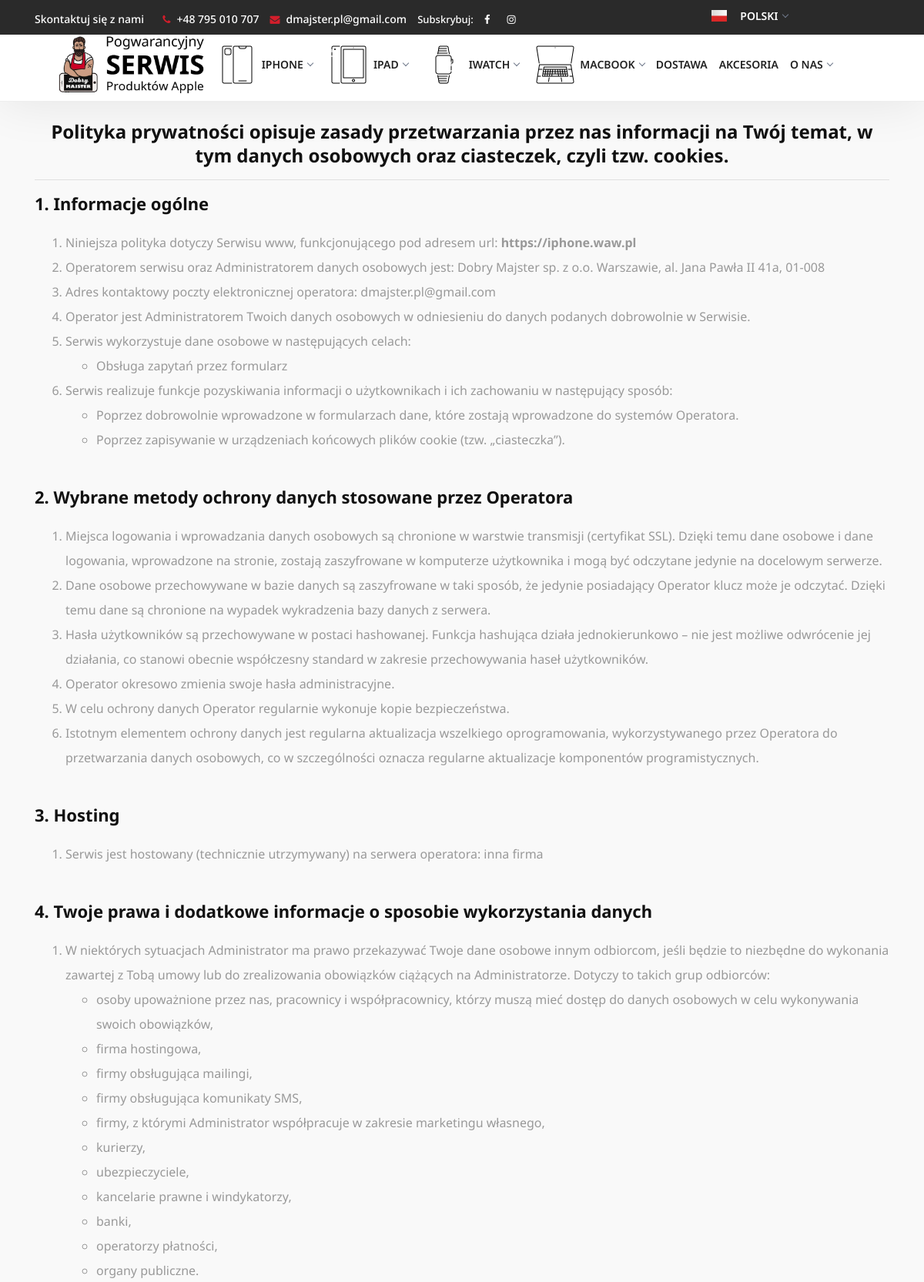
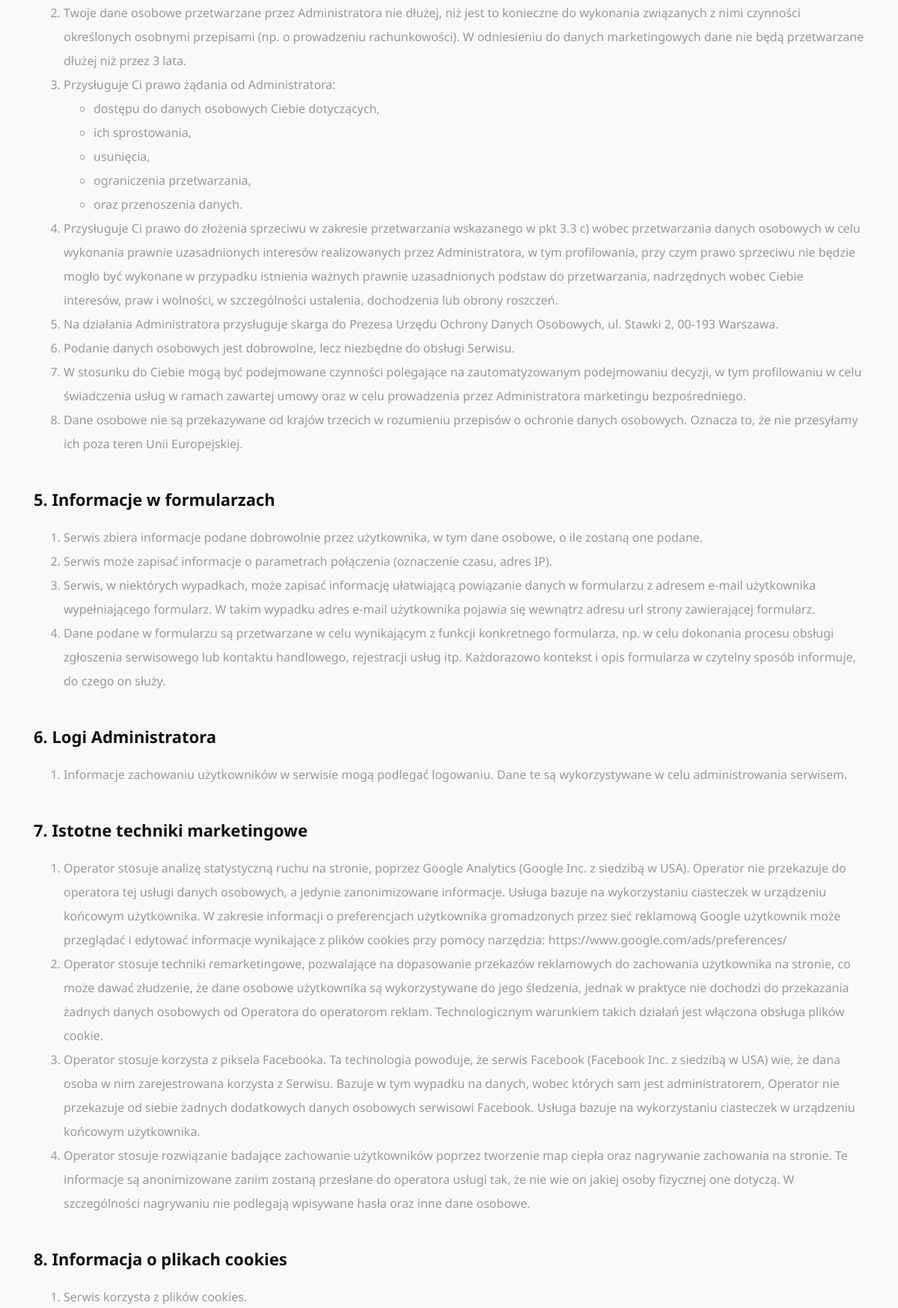
Page /polityka-prywatnosci (upper part) on the committed database (2 pictures, top to bottom).
### main/models.py (models this page shows, shortened)
class Category(models.Model):
    name = models.CharField('Kategoria', help_text='Nazwa urządzenia w menu',  max_length=200)
    device_icon = models.ImageField('Ikona urządzenia', help_text='Obrazek urządzenia w menu',  blank=True, null=True, upload_to='icon_menu')
    slug = models.SlugField(default='slug', unique=True)
    def __str__(self):
        return self.name
    class Meta:
        verbose_name = 'Kategoria'
        verbose_name_plural = 'Kategorie'

### main/views.py (the view)
# urls.py: path('polityka-prywatnosci', views.privacy_policy, name="privacy-policy"),
def privacy_policy(request):
    return render_tamplate('main/privacy_policy.html', {}, request)

### main/templates/main/privacy_policy.html (shortened to what this page needs)
{% extends 'main/base/base.html' %}
{% load static %}
{% load i18n %}
{% load thumbnail %}
{% block content %}
<section class="section-block-grey">
    <div class="container privacy_policy">
        <h1 class="text-center">{% trans "Polityka prywatności opisuje zasady przetwarzania przez nas informacji na Twój temat, w tym danych osobowych oraz ciasteczek, czyli tzw. cookies." %}</h1>
        <hr>
        <div class="privacy_item">
            <h2 class="text-left">{%  trans "1. Informacje ogólne" %}</h2>
            <ul class="privacy_list">
                <li><p>{%  trans "Niniejsza polityka dotyczy Serwisu www, funkcjonującego pod adresem" %} url: <strong>https://iphone.waw.pl</strong></p></li>
                <li><p>{%  trans "Operatorem serwisu oraz Administratorem danych osobowych jest: Dobry Majster sp. z o.o. Warszawie, al. Jana Pawła II 41a, 01-008" %}</p></li>
                <li><p>{%  trans "Adres kontaktowy poczty elektronicznej operatora: dmajster.pl@gmail.com" %}</p></li>
                <li><p>{%  trans "Operator jest Administratorem Twoich danych osobowych w odniesieniu do danych podanych dobrowolnie w Serwisie." %}</p></li>
                <li><p>{%  trans "Serwis wykorzystuje dane osobowe w następujących celach:" %}</p>
                    <ul class="privacy_sub_list_circle">
                        <li><p>{%  trans "Obsługa zapytań przez formularz" %}</p></li>
                    </ul>
                </li>
                <li><p>{%  trans "Serwis realizuje funkcje pozyskiwania informacji o użytkownikach i ich zachowaniu w następujący sposób:" %}</p>
                    <ul class="privacy_sub_list_decimal">
                        <li><p>{%  trans "Poprzez dobrowolnie wprowadzone w formularzach dane, które zostają wprowadzone do systemów Operatora." %}</p></li>
                        <li><p>{%  trans "Poprzez zapisywanie w urządzeniach końcowych plików cookie (tzw. „ciasteczka”)." %}</p></li>
                    </ul>
                </li>
            </ul>
        </div>
        <div class="privacy_item">
            <h2 class="text-left">{%  trans "2.  Wybrane metody ochrony danych stosowane przez Operatora" %}</h2>
            <ul class="privacy_list">
                <li><p>{%  trans "Miejsca logowania i wprowadzania danych osobowych są chronione w warstwie transmisji (certyfikat SSL). Dzięki temu dane osobowe i dane logowania, wprowadzone na stronie, zostają zaszyfrowane w komputerze użytkownika i mogą być odczytane jedynie na docelowym serwerze." %}</p></li>
                <li><p>{%  trans "Dane osobowe przechowywane w bazie danych są zaszyfrowane w taki sposób, że jedynie posiadający Operator klucz może je odczytać. Dzięki temu dane są chronione na wypadek wykradzenia bazy danych z serwera." %}</p></li>
                <li><p>{%  trans "Hasła użytkowników są przechowywane w postaci hashowanej. Funkcja hashująca działa jednokierunkowo – nie jest możliwe odwrócenie jej działania, co stanowi obecnie współczesny standard w zakresie przechowywania haseł użytkowników." %}</p></li>
                <li><p>{%  trans "Operator okresowo zmienia swoje hasła administracyjne." %}</p></li>
                <li><p>{%  trans "W celu ochrony danych Operator regularnie wykonuje kopie bezpieczeństwa." %}</p></li>
                <li><p>{%  trans "Istotnym elementem ochrony danych jest regularna aktualizacja wszelkiego oprogramowania, wykorzystywanego przez Operatora do przetwarzania danych osobowych, co w szczególności oznacza regularne aktualizacje komponentów programistycznych." %}</p></li>
            </ul>
        </div>
         <div class="privacy_item">
            <h2 class="text-left">{%  trans "3. Hosting" %}</h2>
            <ul class="privacy_list">
                <li><p>{%  trans "Serwis jest hostowany (technicznie utrzymywany) na serwera operatora: inna firma" %}</p></li>
            </ul>
        </div>
        <div class="privacy_item">
            <h2 class="text-left">{%  trans "4. Twoje prawa i dodatkowe informacje o sposobie wykorzystania danych" %}</h2>
            <ul class="privacy_list">
                <li><p>{%  trans "W niektórych sytuacjach Administrator ma prawo przekazywać Twoje dane osobowe innym odbiorcom, jeśli będzie to niezbędne do wykonania zawartej z Tobą umowy lub do zrealizowania obowiązków ciążących na Administratorze. Dotyczy to takich grup odbiorców:" %}</p>
                    <ul class="privacy_sub_list_circle">
                        <li><p>{%  trans "osoby upoważnione przez nas, pracownicy i współpracownicy, którzy muszą mieć dostęp do danych osobowych w celu wykonywania swoich obowiązków," %}</p></li>
                        <li><p>{%  trans "firma hostingowa," %}</p></li>
                        <li><p>{%  trans "firmy obsługująca mailingi," %}</p></li>
                        <li><p>{%  trans "firmy obsługująca komunikaty SMS," %}</p></li>
                        <li><p>{%  trans "firmy, z którymi Administrator współpracuje w zakresie marketingu własnego," %}</p></li>
                        <li><p>{%  trans "kurierzy," %}</p></li>
                        <li><p>{%  trans "ubezpieczyciele," %}</p></li>
                        <li><p>{%  trans "kancelarie prawne i windykatorzy," %}</p></li>
                        <li><p>{%  trans "banki," %}</p></li>
                        <li><p>{%  trans "operatorzy płatności," %}</p></li>
                        <li><p>{%  trans "organy publiczne." %}</p></li>
                    </ul>
                </li>
                <li><p>{%  trans "Twoje dane osobowe przetwarzane przez Administratora nie dłużej, niż jest to konieczne do wykonania związanych z nimi czynności określonych osobnymi przepisami (np. o prowadzeniu rachunkowości). W odniesieniu do danych marketingowych dane nie będą przetwarzane dłużej niż przez 3 lata." %}</p></li>
                <li><p>{%  trans "Przysługuje Ci prawo żądania od Administratora:" %}</p>
                    <ul class="privacy_sub_list_circle">
                        <li><p>{%  trans "dostępu do danych osobowych Ciebie dotyczących," %}</p></li>
                        <li><p>{%  trans "ich sprostowania," %}</p></li>
                        <li><p>{%  trans "usunięcia," %}</p></li>
                        <li><p>{%  trans "ograniczenia przetwarzania," %}</p></li>
                        <li><p>{%  trans "oraz przenoszenia danych." %}</p></li>
                    </ul>
                </li>
                <li><p>{%  trans "Przysługuje Ci prawo do złożenia sprzeciwu w zakresie przetwarzania wskazanego w pkt 3.3 c) wobec przetwarzania danych osobowych w celu wykonania prawnie uzasadnionych interesów realizowanych przez Administratora, w tym profilowania, przy czym prawo sprzeciwu nie będzie mogło być wykonane w przypadku istnienia ważnych prawnie uzasadnionych podstaw do przetwarzania, nadrzędnych wobec Ciebie interesów, praw i wolności, w szczególności ustalenia, dochodzenia lub obrony roszczeń." %}</p></li>
                <li><p>{%  trans "Na działania Administratora przysługuje skarga do Prezesa Urzędu Ochrony Danych Osobowych, ul. Stawki 2, 00-193 Warszawa." %}</p></li>
                <li><p>{%  trans "Podanie danych osobowych jest dobrowolne, lecz niezbędne do obsługi Serwisu." %}</p></li>
                <li><p>{%  trans "W stosunku do Ciebie mogą być podejmowane czynności polegające na zautomatyzowanym podejmowaniu decyzji, w tym profilowaniu w celu świadczenia usług w ramach zawartej umowy oraz w celu prowadzenia przez Administratora marketingu bezpośredniego." %}</p></li>
                <li><p>{%  trans "Dane osobowe nie są przekazywane od krajów trzecich w rozumieniu przepisów o ochronie danych osobowych. Oznacza to, że nie przesyłamy ich poza teren Unii Europejskiej." %}</p></li>
            </ul>
        </div>
        <div class="privacy_item">
            <h2 class="text-left">{%  trans "5. Informacje w formularzach" %}</h2>
            <ul class="privacy_list">
                <li><p>{%  trans "Serwis zbiera informacje podane dobrowolnie przez użytkownika, w tym dane osobowe, o ile zostaną one podane." %}</p></li>
                <li><p>{%  trans "Serwis może zapisać informacje o parametrach połączenia (oznaczenie czasu, adres IP)." %}</p></li>
                <li><p>{%  trans "Serwis, w niektórych wypadkach, może zapisać informację ułatwiającą powiązanie danych w formularzu z adresem e-mail użytkownika wypełniającego formularz. W takim wypadku adres e-mail użytkownika pojawia się wewnątrz adresu url strony zawierającej formularz." %}</p></li>
                <li><p>{%  trans "Dane podane w formularzu są przetwarzane w celu wynikającym z funkcji konkretnego formularza, np. w celu dokonania procesu obsługi zgłoszenia serwisowego lub kontaktu handlowego, rejestracji usług itp. Każdorazowo kontekst i opis formularza w czytelny sposób informuje, do czego on służy." %}</p></li>
            </ul>
        </div>
        <div class="privacy_item">
            <h2 class="text-left">{%  trans "6. Logi Administratora" %}</h2>
            <ul class="privacy_list">
                <li><p>{%  trans "Informacje zachowaniu użytkowników w serwisie mogą podlegać logowaniu. Dane te są wykorzystywane w celu administrowania serwisem." %}</p></li>
            </ul>
        </div>
        <div class="privacy_item">
            <h2 class="text-left">{%  trans "7. Istotne techniki marketingowe" %}</h2>
            <ul class="privacy_list">
                <li><p>{%  trans "Operator stosuje analizę statystyczną ruchu na stronie, poprzez Google Analytics (Google Inc. z siedzibą w USA). Operator nie przekazuje do operatora tej usługi danych osobowych, a jedynie zanonimizowane informacje. Usługa bazuje na wykorzystaniu ciasteczek w urządzeniu końcowym użytkownika. W zakresie informacji o preferencjach użytkownika gromadzonych przez sieć reklamową Google użytkownik może przeglądać i edytować informacje wynikające z plików cookies przy pomocy narzędzia: https://www.google.com/ads/preferences/" %}</p></li>
                <li><p>{%  trans "Operator stosuje techniki remarketingowe, pozwalające na dopasowanie przekazów reklamowych do zachowania użytkownika na stronie, co może dawać złudzenie, że dane osobowe użytkownika są wykorzystywane do jego śledzenia, jednak w praktyce nie dochodzi do przekazania żadnych danych osobowych od Operatora do operatorom reklam. Technologicznym warunkiem takich działań jest włączona obsługa plików cookie." %}</p></li>
                <li><p>{%  trans "Operator stosuje korzysta z piksela Facebooka. Ta technologia powoduje, że serwis Facebook (Facebook Inc. z siedzibą w USA) wie, że dana osoba w nim zarejestrowana korzysta z Serwisu. Bazuje w tym wypadku na danych, wobec których sam jest administratorem, Operator nie przekazuje od siebie żadnych dodatkowych danych osobowych serwisowi Facebook. Usługa bazuje na wykorzystaniu ciasteczek w urządzeniu końcowym użytkownika." %}</p></li>
                <li><p>{%  trans "Operator stosuje rozwiązanie badające zachowanie użytkowników poprzez tworzenie map ciepła oraz nagrywanie zachowania na stronie. Te informacje są anonimizowane zanim zostaną przesłane do operatora usługi tak, że nie wie on jakiej osoby fizycznej one dotyczą. W szczególności nagrywaniu nie podlegają wpisywane hasła oraz inne dane osobowe." %}</p></li>
            </ul>
        </div>
        <div class="privacy_item">
            <h2 class="text-left">{%  trans "8. Informacja o plikach cookies" %}</h2>
            <ul class="privacy_list">
                <li><p>{%  trans "Serwis korzysta z plików cookies." %}</p></li>
            </ul>
        </div>
    </div>
</section>
{% endblock %}

### main/templates/main/base/header.html (shortened to what this page needs)
{% load i18n %}
{% load static %}
{% load thumbnail %}
<div class="hidden-sm-down" id="top-bar">
  <div class="container" style="height: 70px">
    <div class="row" style="height: 70px">
      <div class="col-md-9 col-12" style="height: 70px">
        <div class="top-bar-welcome">
          <ul>
            <li><a href="{% url 'contact' %}">{% trans "Skontaktuj się z nami" %}</a></li>
          </ul>
        </div>
        <div class="top-bar-info">
          <ul>
            <li><i class="fa fa-phone"></i><a href="tel:+48795010707">+48 795 010 707</a></li>
            <li><i class="fa fa-envelope"></i><a href="mailto: dmajster.pl@gmail.com">dmajster.pl@gmail.com</a></li>
            <li>{% trans  'Subskrybuj:' %}</li>
            <li><a href="https://www.facebook.com/dmajsterpl" target="_blank"><i style="color:#fff;" class="fa fa-facebook"></i></a></li>
            <li><a href="https://www.instagram.com/dobry.majster" target="_blank"><i style="color:#fff;" class="fa fa-instagram"></i></a></li>
          </ul>
        </div>
      </div>
      <div class="col-md-3 col-12" style="height: 60px">
        <nav class="container navigation navigation_language" id="navigation3" style="height: 70px">
          <div class="nav-menus-wrapper">
            <ul class="nav-menu">
              <li>
                {% get_current_language as LANGUAGE_CODE %}
                {% if LANGUAGE_CODE == 'pl' %}
                  <a href="#" data-toggle="dropdown" role="button"
                     aria-expanded="false">
                    <img loading="lazy" class="img_flags" src="{% static 'main/img/flags/pl-flag.png' %}" alt="PL">&nbsp; Polski</a>
                {% endif %}
                  {% get_current_language as LANGUAGE_CODE %}
              </li>
            </ul>
          </div>
        </nav>
      </div>
    </div>
  </div>
</div>
<header>
  <nav class="container navigation" id="navigation4">
    <div class="nav-header">
      <a class="nav-brand" href="{% url 'home' %}">
        <img alt="logo" class="main-logo" id="main_logo" src="{% static 'main/img/logos/logo-header.jpg' %}">
      </a>
    </div>
    <div class="nav-menus-wrapper">
      <ul class="nav-menu">
        {% for category in categories %}
          <li>
            {% if category.sub %}
              <a href="#">
                {% thumbnail category.device_icon "40x40" crop="center" as img %}
                  <img src="/media/{{ img }}" alt="{{ category }}">
                {% endthumbnail %}
                {{ category.name }}</a>
            {% else %}
              <a href="{% url 'detail_service_single' category_slug=category.slug %}">
                {% thumbnail category.device_icon "40x40" crop="center" as icon %}
                  <img src="/media/{{ icon }}" alt="{{ category }}">
                {% endthumbnail %}
                {{ category.name }}</a>
            {% endif %}
          </li>
        {% endfor %}
        <li><a href="{% url 'shipping' %}">{% trans "Dostawa" %}</a></li>
        <li><a href="{% url 'accessories' %}">{% trans "Akcesoria" %}</a></li>
        <li><a href="#">{% trans 'O nas' %}</a>
        </li>
          {% get_current_language as LANGUAGE_CODE %}
                  {% get_current_language as LANGUAGE_CODE %}
      </ul>
    </div>
  </nav>
</header>

### rows in the picture
Category: device_icon (picture), name "IPHONE"
Category: device_icon (picture), name "IPAD"
Category: device_icon (picture), name "IWATCH"
Category: device_icon (picture), name "MACBOOK"
